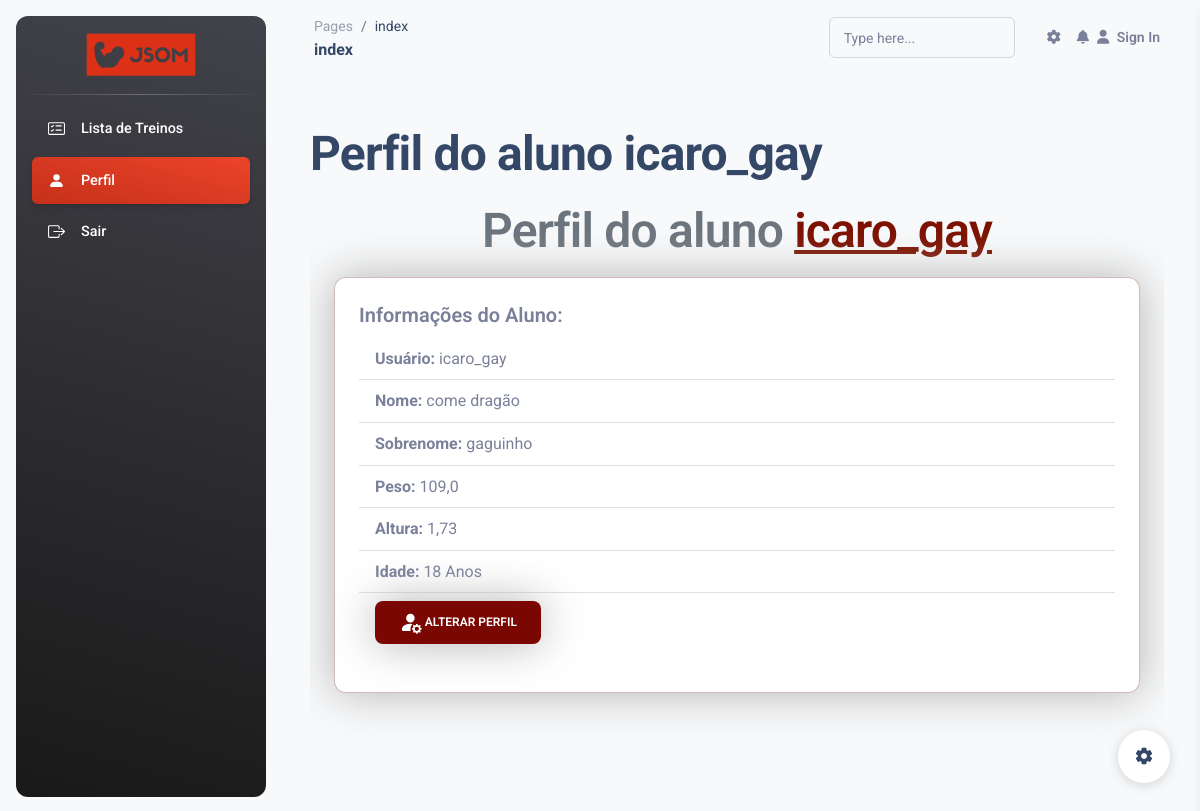
The app's page /aluno/perfil/5/ (signed in) with its own data.
### jsom_sga/models.py (models this page shows, shortened)
class UserProfile(models.Model):
    user = models.OneToOneField(User, on_delete=models.CASCADE)
    peso = models.FloatField(null=True, blank=True)
    altura = models.FloatField(null=True, blank=True)
    data_nascimento = models.DateField(null=True, blank=True)

### jsom_sga/views/aluno_views.py (the view)
# urls.py: path('aluno/perfil/<int:user_id>/', views.perfil_aluno, name='perfil_aluno'),
@login_required(login_url='JSOM_SGA:index')
def perfil_aluno(request, user_id):
    aluno = get_object_or_404(UserProfile, user__id=user_id)
    site_title = f"Perfil do aluno {aluno.user.username}"
    perfil_aluno= "active bg-gradient-primary_jsom"
    if aluno.data_nascimento:
        hoje = timezone.now().date()
        idade = hoje.year - aluno.data_nascimento.year - ((hoje.month, hoje.day) < (aluno.data_nascimento.month, aluno.data_nascimento.day))
    else:
        idade = None
    context = {
        'aluno': aluno,
        'idade': idade,
        'site_title': site_title,
        'perfil_aluno': perfil_aluno,
    }
    return render(request, 'JSOM_SGA/perfil_aluno.html', context)

### jsom_sga/templates/JSOM_SGA/perfil_aluno.html (shortened to what this page needs)
{% extends "global/base.html" %}
{% block corpo %}
<div class="w-100 table-responsive">
    <h1 class="m-3 fs-1 form-text text-center fw-bold">
        Perfil do aluno <span class="text-jsom-escuro text-decoration-underline">{{ aluno.user.username }}</span>
    </h1>
    <div class="card border-jsom-claro shadow-big mx-4 mb-5">
        <div class="card-body">
            <h5 class="card-title fw-bold">Informações do Aluno:</h5>
            <ul class="list-group list-group-flush">
                <li class="list-group-item"><strong>Usuário:</strong> {{ aluno.user.username }}</li>
                <li class="list-group-item"><strong>Nome:</strong> {{ aluno.user.first_name }}</li>
                <li class="list-group-item"><strong>Sobrenome:</strong> {{ aluno.user.last_name }}</li>
                <li class="list-group-item"><strong>Peso:</strong> {{ aluno.peso }}</li>
                <li class="list-group-item"><strong>Altura:</strong> {{ aluno.altura }}</li>
                <li class="list-group-item"><strong>Idade:</strong> {{ idade }} Anos</li>
                {% if user.is_staff %}
                  <li class="list-group-item">
                    <a class="nav-link fs-5 active" aria-current="page" href="{% url "JSOM_SGA:admin_aluno_update" aluno.user.id %}">
                      <button class="btn text-white fw-semibold icon-link icon-link-hover shadow-big" style="background-color: #7A0701; --bs-icon-link-transform: translate3d(0, -.125rem, 0);">
                        <svg xmlns="http://www.w3.org/2000/svg" width="17" height="17" fill="currentColor" class="bi bi-person-fill-gear" viewBox="0 0 16 16">
                          <path d="M11 5a3 3 0 1 1-6 0 3 3 0 0 1 6 0m-9 8c0 1 1 1 1 1h5.256A4.5 4.5 0 0 1 8 12.5a4.5 4.5 0 0 1 1.544-3.393Q8.844 9.002 8 9c-5 0-6 3-6 4m9.886-3.54c.18-.613 1.048-.613 1.229 0l.043.148a.64.64 0 0 0 .921.382l.136-.074c.561-.306 1.175.308.87.869l-.075.136a.64.64 0 0 0 .382.92l.149.045c.612.18.612 1.048 0 1.229l-.15.043a.64.64 0 0 0-.38.921l.074.136c.305.561-.309 1.175-.87.87l-.136-.075a.64.64 0 0 0-.92.382l-.045.149c-.18.612-1.048.612-1.229 0l-.043-.15a.64.64 0 0 0-.921-.38l-.136.074c-.561.305-1.175-.309-.87-.87l.075-.136a.64.64 0 0 0-.382-.92l-.148-.045c-.613-.18-.613-1.048 0-1.229l.148-.043a.64.64 0 0 0 .382-.921l-.074-.136c-.306-.561.308-1.175.869-.87l.136.075a.64.64 0 0 0 .92-.382zM14 12.5a1.5 1.5 0 1 0-3 0 1.5 1.5 0 0 0 3 0"/>
                        </svg>
                        Alterar Informações
                      </button>
                    </a>
                  </li>
                {% else %}
                  <li class="list-group-item">
                    <a class="nav-link fs-5 active" aria-current="page" href="{% url "JSOM_SGA:aluno_update" %}">
                      <button class="btn text-white fw-semibold icon-link icon-link-hover shadow-big" style="background-color: #7A0701; --bs-icon-link-transform: translate3d(0, -.125rem, 0);">
                        Alterar Perfil
                      </button>
                    </a>
                  </li>
                {% endif %}
            </ul>
        </div>
    </div>
</div>
{% endblock corpo %}

### base_static/global/css/style.css (style rules this page uses)
.shadow-big { box-shadow: 0px 0px 45px #b3b3b3 !important; }
.text-jsom-escuro { color: #7c1100; }
.border-jsom-claro { border:solid #6b0e0049 1.5px !important; }
.icon-link>.bi { width: 1.9em !important; height: 1.9em !important; }

### records on screen
UserProfile: user.username "icaro_gay", user.first_name "come dragão", user.last_name "gaguinho", peso "109,0", altura "1,73"

### other values on screen
{{ site_title }} "Perfil do aluno icaro_gay"
